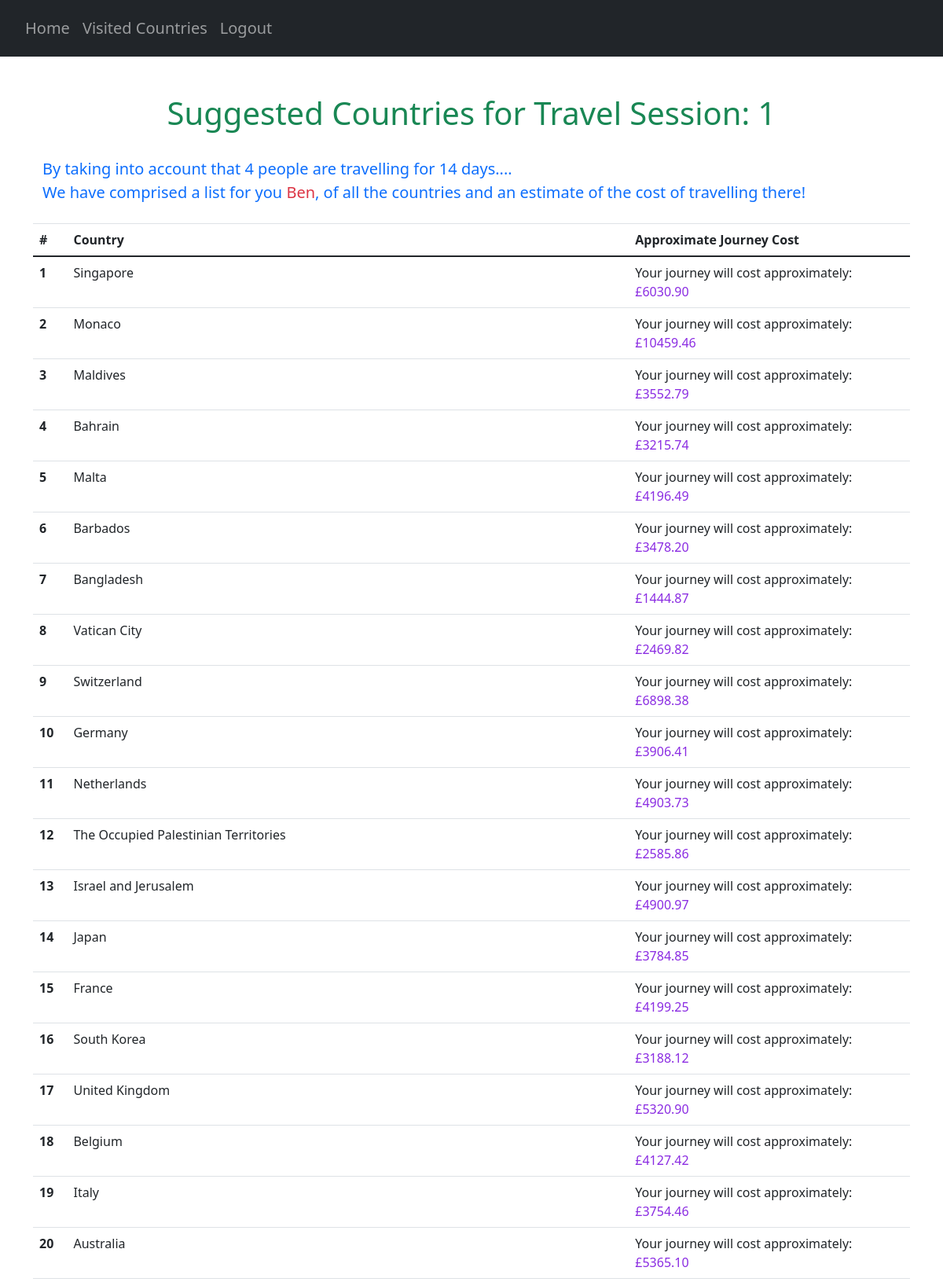
Screenshot of /suggestions/1 (signed in, upper part) with the database file from the repository.
### website/models.py (models this page shows)
class User(db.Model, UserMixin):
    id = db.Column(db.Integer, primary_key=True)
    email = db.Column(db.String(150), unique=True)
    password = db.Column(db.String(150))
    first_name = db.Column(db.String(150))
    countries = db.relationship('UserCountry')
    travel_score = db.relationship('UserTravelScore')

class Country(db.Model):
    country_code = db.Column(db.String(3), primary_key=True)
    country_name = db.Column(db.String(150), unique=True)

### website/views.py (the view)
@views.route("/suggestions/<travelID>", methods=["GET"])
@login_required
def suggestions(travelID):
    countries = Country.query.all()
    AllCountries = {}
    for country in countries:
        AllCountries[country.country_code] = country.country_name
    user_travel_details = []
    try:
        ranked_countries = userCountryScore(travelID, AllCountries)
        ranked_countries_UF = list(map(lambda x: (AllCountries[x[0]], x[1], x[2]), ranked_countries))
        current_travel = UserTravelScore.query.get((current_user.id, travelID))
        num_travellers = current_travel.num_travellers
        travelling_time = current_travel.travelling_time
        user_travel_details.append(travelID)
        user_travel_details.append(num_travellers)
        user_travel_details.append(travelling_time)
        return render_template("suggestions.html",
                               user=current_user,
                               best_countries=ranked_countries_UF,
                               user_travel=user_travel_details)
    except (AttributeError):
        print("ERROR", traceback.format_exc())
        user_travel_details.append(0)
        user_travel_details.append(1)
        return redirect(url_for('views.noTravel'))

### website/__init__.py (called while the page is built)
def create_app():
    app = Flask(__name__)
    app.config['SECRET_KEY'] = 'pog'
    app.config['SQLALCHEMY_DATABASE_URI'] = f'sqlite:///{DB_NAME}'
    db.init_app(app)
    from .views import views
    from .auth import auth
    app.register_blueprint(views, url_prefix='/')
    app.register_blueprint(auth, url_prefix='/')
    from .models import User, Country, UserCountry, Safety, Cost, CulturalValue, CovidRestrictions
    create_database(app)
    login_manager = LoginManager()
    login_manager.login_view = 'auth.login'
    login_manager.init_app(app)
    @login_manager.user_loader
    def load_user(id):
        return User.query.get(int(id))
    return app

### website/questionHandler.py (called while the page is built)
def doesUserWantThisCountry(countryCode):
    countries = UserCountry.query.all()
    users_countries = []
    for country in countries:
        if country.user_id == current_user.id:
            users_countries.append(country.country_code)
    for country in users_countries:
        if countryCode in users_countries:
            return True
        else:
            return False

def filterPrevCountries(codes, travelID):
    try:
        current_travel = UserTravelScore.query.get((current_user.id, travelID))
    except (sqlite3.IntegrityError, sqlalchemy.exc.IntegrityError) as e:
        print(e)
    prev_countries = getattr(current_travel, "prev_countries")
    if prev_countries == True:
        return codes
    else:
        suggestionsStream = filter(lambda x:not(doesUserWantThisCountry(x)), codes)
        suggestionsStream = list(suggestionsStream)
        return suggestionsStream

def userCountryScore(travelID, countryCodes):
    try:
        current_travel = UserTravelScore.query.get((current_user.id, travelID))
    except (sqlite3.IntegrityError, sqlalchemy.exc.IntegrityError) as e:
        print(e)
    prev_countries = getattr(current_travel, "prev_countries")
    try:
        calculateCountryScores(travelID, countryCodes)
    except ValueError:
        pass
    sortedCountries = sortCountries(travelID)
    return sortedCountries

### website/templates/suggestions.html (shortened to what this page needs)
{% extends "base.html" %} {% block title %}Countries{% endblock %}
{% block content %}
<div class="container pt-5">
    <h1 align="center"><span class="text-success">Suggested Countries for Travel Session: {{ user_travel[0] }}</span></h1>
    <p class="pt-4 pb-2 text-primary" id="user-countries-header">
        By taking into account that {{ user_travel[1] }} people are travelling for {{ user_travel[2] }} days....<br>
        We have comprised a list for you <span class="text-danger">{{ current_user.first_name }}</span>,
        of all the countries and an estimate of the cost of travelling there!
    </p>
</div>
<table class="table">
    <thead>
        <tr>
            <th scope="col">#</th>
            <th scope="col">Country</th>
            <th scope="col">Approximate Journey Cost</th>
        </tr>
    </thead>
    <tbody>
        {% for country in best_countries %}
        {% set countryName = country[0] %}
        {% set countryDict = country[2] %}
        {% for roughCostText, roughCost in countryDict.items() %}
            <tr>
                <th scope="row">{{ country[1] }}</th>
                <td>{{ countryName }}</td>
                <td>{{ roughCostText }}: <span class="cost-number">£{{ roughCost}}</span></td>
            </tr>
        {% endfor %}
        {% endfor %}
    </tbody>
</table>
{% endblock %}

### website/static/extra.css (style rules this page uses)
.cost-number { color: blueviolet; }
#user-countries-header { font-size: 20px; }

### rows the page displays
User: first_name "Ben"
Country: country "1", countryDict "Singapore", countryDict "Your journey will cost approximately", countryDict "6030.90"
Country: country "2", countryDict "Monaco", countryDict "Your journey will cost approximately", countryDict "10459.46"
Country: country "3", countryDict "Maldives", countryDict "Your journey will cost approximately", countryDict "3552.79"
Country: country "4", countryDict "Bahrain", countryDict "Your journey will cost approximately", countryDict "3215.74"
Country: country "5", countryDict "Malta", countryDict "Your journey will cost approximately", countryDict "4196.49"
Country: country "6", countryDict "Barbados", countryDict "Your journey will cost approximately", countryDict "3478.20"
Country: country "7", countryDict "Bangladesh", countryDict "Your journey will cost approximately", countryDict "1444.87"
Country: country "8", countryDict "Vatican City", countryDict "Your journey will cost approximately", countryDict "2469.82"
Country: country "9", countryDict "Switzerland", countryDict "Your journey will cost approximately", countryDict "6898.38"
Country: country "10", countryDict "Germany", countryDict "Your journey will cost approximately", countryDict "3906.41"
Country: country "11", countryDict "Netherlands", countryDict "Your journey will cost approximately", countryDict "4903.73"
Country: country "12", countryDict "The Occupied Palestinian Territories", countryDict "Your journey will cost approximately", countryDict "2585.86"
Country: country "13", countryDict "Israel and Jerusalem", countryDict "Your journey will cost approximately", countryDict "4900.97"
Country: country "14", countryDict "Japan", countryDict "Your journey will cost approximately", countryDict "3784.85"
Country: country "15", countryDict "France", countryDict "Your journey will cost approximately", countryDict "4199.25"
Country: country "16", countryDict "South Korea", countryDict "Your journey will cost approximately", countryDict "3188.12"
Country: country "17", countryDict "United Kingdom", countryDict "Your journey will cost approximately", countryDict "5320.90"
Country: country "18", countryDict "Belgium", countryDict "Your journey will cost approximately", countryDict "4127.42"
Country: country "19", countryDict "Italy", countryDict "Your journey will cost approximately", countryDict "3754.46"
Country: country "20", countryDict "Australia", countryDict "Your journey will cost approximately", countryDict "5365.10"

### other values shown
{{ user_travel[0] }} "1"
{{ user_travel[1] }} "4"
{{ user_travel[2] }} "14"
